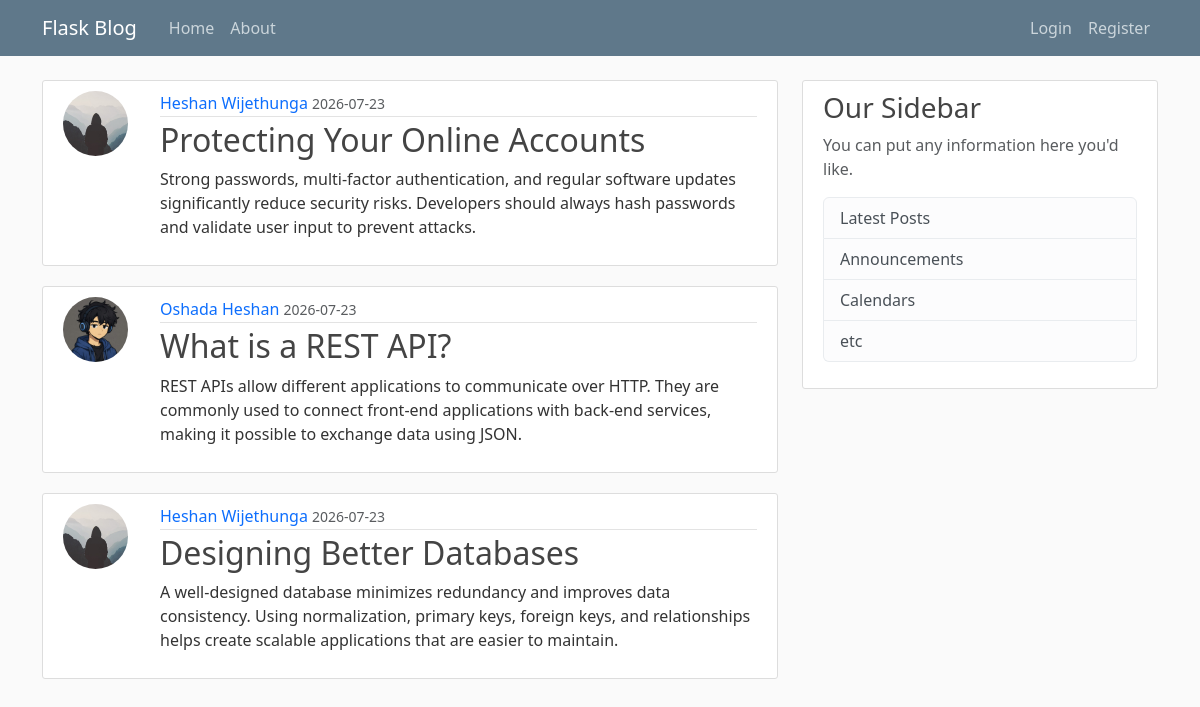
The page /home on the database its author committed.
### flaskblog/models.py (models this page shows, shortened)
class Post(db.Model):
    id = db.Column(db.Integer, primary_key=True)
    title = db.Column(db.String(100), nullable=False)
    date_posted = db.Column(db.DateTime, nullable=False, default=datetime.utcnow)
    content = db.Column(db.Text, nullable=False)
    user_id = db.Column(db.Integer, db.ForeignKey('user.id'), nullable=False)

class User(db.Model, UserMixin):
    id = db.Column(db.Integer, primary_key=True)
    username = db.Column(db.String(20), unique=True, nullable=False)
    email = db.Column(db.String(120), unique=True, nullable=False)
    image_file = db.Column(db.String(20), nullable=False, default='default.jpg')
    password = db.Column(db.String(60), nullable=False)
    posts = db.relationship('Post', backref='author', lazy=True)

### flaskblog/routes.py (the view)
@app.route("/")
@app.route("/home")
def home():
    page = request.args.get('page', 1, type=int)
    posts = Post.query.order_by(Post.date_posted.desc()).paginate(per_page=3, page=page)
    return render_template('home.html', posts=posts)

### flaskblog/templates/home.html
{% extends "layout.html" %}
{% block content %}
    {% for post in posts.items %}
        <article class="content-section">
            <div class="post-container">
                <img class="rounded-circle article-img" src="{{ url_for('static', filename='profile_pics/' + post.author.image_file) }}" alt="Profile picture">
                <div class="post-content">
                    <div class="article-metadata">
                        <a class="author-name" href="#">{{ post.author.username }}</a>
                        <small class="text-muted">{{ post.date_posted.strftime('%Y-%m-%d') }}</small>
                    </div>
                    <h2><a class="article-title" href="{{ url_for('post', post_id=post.id) }}">{{ post.title }}</a></h2>
                    <p class="article-content">{{ post.content }}</p>
                </div>
            </div>
        </article>
    {% endfor %}
{% endblock content %}

### flaskblog/templates/layout.html (shortened to what this page needs)
<!DOCTYPE html>
<html lang="en">
<head>
    <link href="https://cdn.jsdelivr.net/npm/bootstrap@5.3.8/dist/css/bootstrap.min.css" rel="stylesheet">
    <link rel="stylesheet" type="text/css" href="{{ url_for('static', filename='main.css') }}">
</head>
<body>
    <header class="site-header">
        <nav class="navbar navbar-expand-md navbar-dark bg-steel fixed-top">
            <div class="container">
                <a class="navbar-brand me-4" href="/">Flask Blog</a>
                <div class="collapse navbar-collapse" id="navbarToggle">
                    <div class="navbar-nav me-auto">
                        <a class="nav-item nav-link" href="{{ url_for('home') }}">Home</a>
                        <a class="nav-item nav-link" href="{{ url_for('about') }}">About</a>
                    </div>
                    <div class="navbar-nav ms-auto">
                        {% if current_user.is_authenticated %}
                            <a class="nav-item nav-link" href="{{ url_for('new_post') }}">New Post</a>
                            <a class="nav-item nav-link" href="{{ url_for('account') }}">Account</a>
                            <a class="nav-item nav-link" href="{{ url_for('logout') }}">Logout</a>
                        {% else %}
                            <a class="nav-item nav-link" href="{{ url_for('login') }}">Login</a>
                            <a class="nav-item nav-link" href="{{ url_for('register') }}">Register</a>
                        {% endif %}
                    </div>
                </div>
            </div>
        </nav>
    </header>
    <main role="main" class="container">
        <div class="row">
            <div class="col-md-8">
                {% block content %}{% endblock %}
            </div>
            <div class="col-md-4">
                <div class="content-section">
                    <h3>Our Sidebar</h3>
                    <p class='text-muted'>You can put any information here you'd like.
                        <ul class="list-group">
                            <li class="list-group-item list-group-item-light">Latest Posts</li>
                            <li class="list-group-item list-group-item-light">Announcements</li>
                            <li class="list-group-item list-group-item-light">Calendars</li>
                            <li class="list-group-item list-group-item-light">etc</li>
                        </ul>
                    </p>
                </div>
            </div>
        </div>
    </main>
</body>
</html>

### flaskblog/static/main.css (style rules this page uses)
body { background: #fafafa; color: #333333; margin-top: 5rem; }
h1, h2, h3, h4, h5, h6 { color: #444444; }
.bg-steel { background-color: #5f788a; }
.site-header .navbar-nav .nav-link { color: #cbd5db; }
.content-section { background: #ffffff; padding: 10px 20px; border: 1px solid #dddddd; border-radius: 3px; margin-bottom: 20px; }
.post-container { display: flex; gap: 16px; align-items: flex-start; }
.post-content { flex: 1; }
.article-title { color: #444444; }
a.article-title { text-decoration: none; }
.content-section a, .text-muted a { text-decoration: none; }
.article-content { white-space: pre-line; }
.article-img { height: 65px; width: 65px; margin-right: 16px; }
.article-metadata { padding-bottom: 1px; margin-bottom: 4px; border-bottom: 1px solid #e3e3e3 }
.article-metadata a { text-decoration: none; }

### rows shown on the page
Post: image_file (placeholder picture), author.username "Heshan Wijethunga", date_posted "2026-07-23", title "Protecting Your Online Accounts", content "Strong passwords, multi-factor authentication, and regular software updates significantly reduce security risks. Developers should always hash passwords and validate user input to prevent attacks."
Post: image_file (picture), author.username "Oshada Heshan", date_posted "2026-07-23", title "What is a REST API?", content "REST APIs allow different applications to communicate over HTTP. They are commonly used to connect front-end applications with back-end services, making it possible to exchange data using JSON."
Post: image_file (placeholder picture), author.username "Heshan Wijethunga", date_posted "2026-07-23", title "Designing Better Databases", content "A well-designed database minimizes redundancy and improves data consistency. Using normalization, primary keys, foreign keys, and relationships helps create scalable applications that are easier to maintain."
